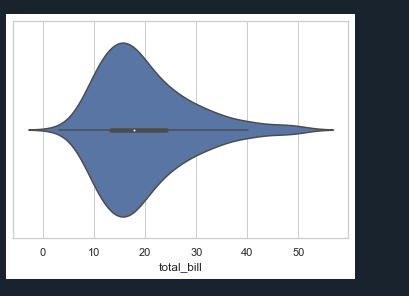

The script that drew this image:
import seaborn as sns
sns.set_theme(style="whitegrid")
tips = sns.load_dataset("tips")
ax = sns.violinplot(x=tips["total_bill"])
